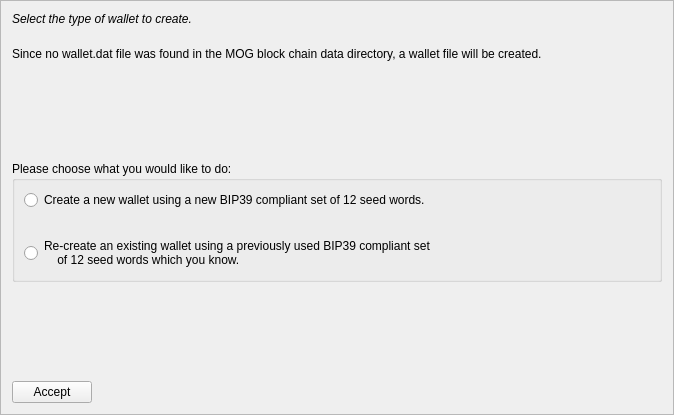
<?xml version="1.0" encoding="UTF-8"?>
<ui version="4.0">
 <class>MnemonicDialog1</class>
 <widget class="QFrame" name="MnemonicDialog1">
  <property name="geometry">
   <rect>
    <x>0</x>
    <y>0</y>
    <width>674</width>
    <height>415</height>
   </rect>
  </property>
  <property name="windowTitle">
   <string>HD Wallet Setup</string>
  </property>
  <property name="frameShape">
   <enum>QFrame::StyledPanel</enum>
  </property>
  <property name="frameShadow">
   <enum>QFrame::Raised</enum>
  </property>
  <layout class="QVBoxLayout" name="verticalLayout">
   <item>
    <widget class="QLabel" name="walletLabel">
     <property name="styleSheet">
      <string notr="true">QLabel { font-style:italic; }</string>
     </property>
     <property name="text">
      <string>Select the type of wallet to create.</string>
     </property>
     <property name="wordWrap">
      <bool>true</bool>
     </property>
    </widget>
   </item>
   <item>
    <spacer name="verticalSpacer_4">
     <property name="orientation">
      <enum>Qt::Vertical</enum>
     </property>
     <property name="sizeType">
      <enum>QSizePolicy::Minimum</enum>
     </property>
     <property name="sizeHint" stdset="0">
      <size>
       <width>20</width>
       <height>15</height>
      </size>
     </property>
    </spacer>
   </item>
   <item>
    <widget class="QLabel" name="wallettypeLabel">
     <property name="text">
      <string>Since no wallet.dat file was found in the MOG block chain data directory, a wallet file will be created.</string>
     </property>
     <property name="wordWrap">
      <bool>true</bool>
     </property>
    </widget>
   </item>
   <item>
    <spacer name="verticalSpacer">
     <property name="orientation">
      <enum>Qt::Vertical</enum>
     </property>
     <property name="sizeHint" stdset="0">
      <size>
       <width>20</width>
       <height>40</height>
      </size>
     </property>
    </spacer>
   </item>
   <item>
    <widget class="QGroupBox" name="groupBox">
     <property name="title">
      <string>Please choose what you would like to do:</string>
     </property>
     <layout class="QVBoxLayout" name="verticalLayout_2">
      <item>
       <widget class="QRadioButton" name="walletNewRadio">
        <property name="text">
         <string>Create a new wallet using a new BIP39 compliant set of 12 seed words.</string>
        </property>
       </widget>
      </item>
      <item>
       <spacer name="verticalSpacer_3">
        <property name="orientation">
         <enum>Qt::Vertical</enum>
        </property>
        <property name="sizeHint" stdset="0">
         <size>
          <width>20</width>
          <height>20</height>
         </size>
        </property>
       </spacer>
      </item>
      <item>
       <widget class="QRadioButton" name="walletOldRadio">
        <property name="text">
         <string>Re-create an existing wallet using a previously used BIP39 compliant set 
    of 12 seed words which you know.</string>
        </property>
       </widget>
      </item>
     </layout>
    </widget>
   </item>
   <item>
    <spacer name="verticalSpacer_2">
     <property name="orientation">
      <enum>Qt::Vertical</enum>
     </property>
     <property name="sizeHint" stdset="0">
      <size>
       <width>20</width>
       <height>40</height>
      </size>
     </property>
    </spacer>
   </item>
   <item>
    <layout class="QHBoxLayout" name="horizontalLayout">
     <item>
      <widget class="QPushButton" name="acceptButton">
       <property name="text">
        <string>Accept</string>
       </property>
       <property name="autoDefault">
        <bool>false</bool>
       </property>
      </widget>
     </item>
     <item>
      <spacer name="horizontalSpacer">
       <property name="orientation">
        <enum>Qt::Horizontal</enum>
       </property>
       <property name="sizeHint" stdset="0">
        <size>
         <width>40</width>
         <height>20</height>
        </size>
       </property>
      </spacer>
     </item>
    </layout>
   </item>
  </layout>
 </widget>
 <resources/>
 <connections/>
</ui>
